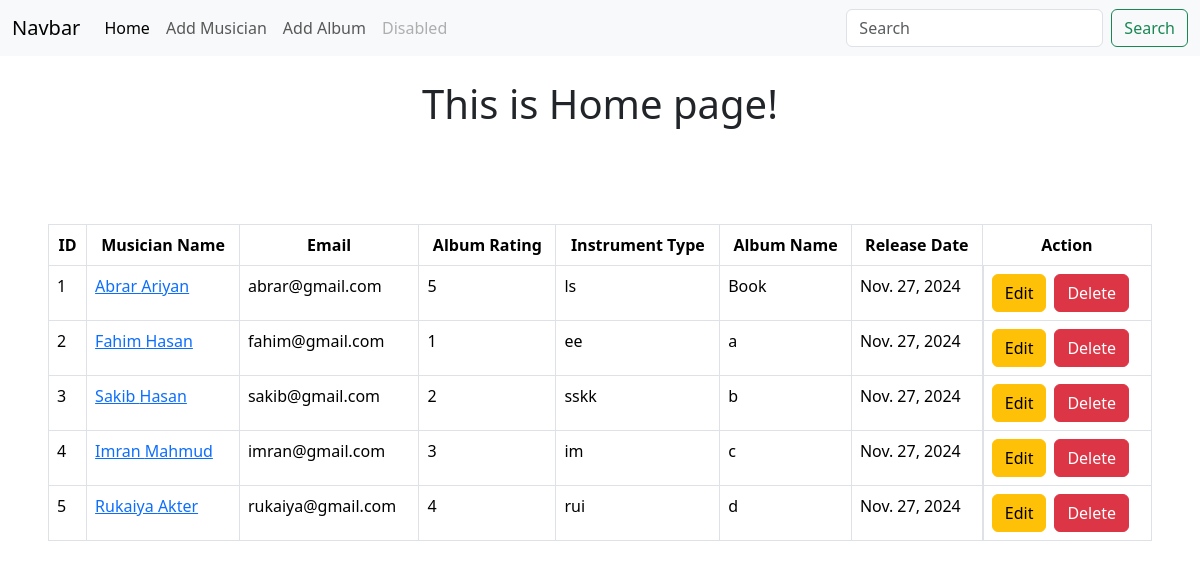
The page / on the database its author committed.
### Albums/models.py (models this page shows, shortened)
class Album_Model(models.Model):
    Album_name = models.CharField(max_length= 50)
    musician = models.ForeignKey(Musician_Model, on_delete= models.CASCADE)
    release_date = models.DateField(null= True, blank= True, default= datetime.date.today)
    CHOICES = {
        (1, '1'),
        (2, '2'),
        (3, '3'),
        (4, '4'),
        (5, '5'),
    }
    Rating = models.IntegerField(choices= CHOICES)

### Musicians/models.py (models this page shows, shortened)
class Musician_Model(models.Model):
    First_name = models.CharField(max_length= 50)
    Last_name = models.CharField(max_length= 50)
    Email = models.EmailField()
    Phone = models.CharField(max_length= 14)
    Instrument_type = models.CharField(max_length= 30)

### Musicians_Directory/views.py (the view)
# urls.py: path("", views.home, name= 'home'),
def home(req):
    data = Album_Model.objects.all()
    return render(req, 'home.html', {'data' : data})

### templates/home.html
{% extends "base.html" %}
{% block content %}
<h1 class="text-center mt-4 mb-5">This is Home page!</h1>
<div class="p-5">
    <table class="table table-bordered">
        <thead>
            <tr class="text-center">
                <th scope="col">ID</th>
                <th scope="col">Musician Name</th>
                <th scope="col">Email</th>
                <th scope="col">Album Rating</th>
                <th scope="col">Instrument Type</th>
                <th scope="col">Album Name</th>
                <th scope="col">Release Date</th>
                <th scope="col">Action</th>
            </tr>
        </thead>
        <tbody>
            {% for i in data %}
            <tr>
                <td>{{forloop.counter}}</td>
                <td><a href="{% url 'edit_musician' i.id %}">{{i.musician.First_name}} {{i.musician.Last_name}}</a></td>
                <td>{{i.musician.Email}}</td>
                <td>{{i.Rating}}</td>
                <td>{{i.musician.Instrument_type}}</td>
                <td>{{i.Album_name}}</td>
                <td>{{i.release_date}}</td>
                <td class="d-flex gap-2">
                    <a href="{% url 'edit_album' i.id %}" class="btn btn-warning">Edit</a>
                    <a href="{% url 'delete_album' i.id %}" class="btn btn-danger">Delete</a>
                </td>
            </tr>
            {% endfor %}
        </tbody>
    </table>
</div>
{% endblock content %}

### templates/base.html (shortened to what this page needs)
<!DOCTYPE html>
<html lang="en">
<head>
    <link href="https://cdn.jsdelivr.net/npm/bootstrap@5.3.3/dist/css/bootstrap.min.css" rel="stylesheet"
>
</head>
<body>
<nav class="navbar navbar-expand-lg bg-body-tertiary">
    <div class="container-fluid">
        <a class="navbar-brand" href="{% url 'home' %}">Navbar</a>
        <div class="collapse navbar-collapse" id="navbarSupportedContent">
            <ul class="navbar-nav me-auto mb-2 mb-lg-0">
                <li class="nav-item">
                    <a class="nav-link active" aria-current="page" href="{% url 'home' %}">Home</a>
                </li>
                <li class="nav-item">
                    <a class="nav-link" href="{% url 'add_musician' %}">Add Musician</a>
                </li>
                <li class="nav-item">
                    <a class="nav-link" href="{% url 'add_album' %}">Add Album</a>
                </li>
                <li class="nav-item">
                    <a class="nav-link disabled" aria-disabled="true">Disabled</a>
                </li>
            </ul>
            <form class="d-flex" role="search">
                <input class="form-control me-2" type="search" placeholder="Search" aria-label="Search">
                <button class="btn btn-outline-success" type="submit">Search</button>
            </form>
        </div>
    </div>
</nav>
    {% block content %}
    {% endblock content %}
</body>
</html>

### rows shown on the page
Album_Model: musician.First_name "Abrar", musician.Last_name "Ariyan", musician.Email "abrar@gmail.com", Rating "5", musician.Instrument_type "ls", Album_name "Book", release_date "Nov. 27, 2024"
Album_Model: musician.First_name "Fahim", musician.Last_name "Hasan", musician.Email "fahim@gmail.com", Rating "1", musician.Instrument_type "ee", Album_name "a", release_date "Nov. 27, 2024"
Album_Model: musician.First_name "Sakib", musician.Last_name "Hasan", musician.Email "sakib@gmail.com", Rating "2", musician.Instrument_type "sskk", Album_name "b", release_date "Nov. 27, 2024"
Album_Model: musician.First_name "Imran", musician.Last_name "Mahmud", musician.Email "imran@gmail.com", Rating "3", musician.Instrument_type "im", Album_name "c", release_date "Nov. 27, 2024"
Album_Model: musician.First_name "Rukaiya", musician.Last_name "Akter", musician.Email "rukaiya@gmail.com", Rating "4", musician.Instrument_type "rui", Album_name "d", release_date "Nov. 27, 2024"
